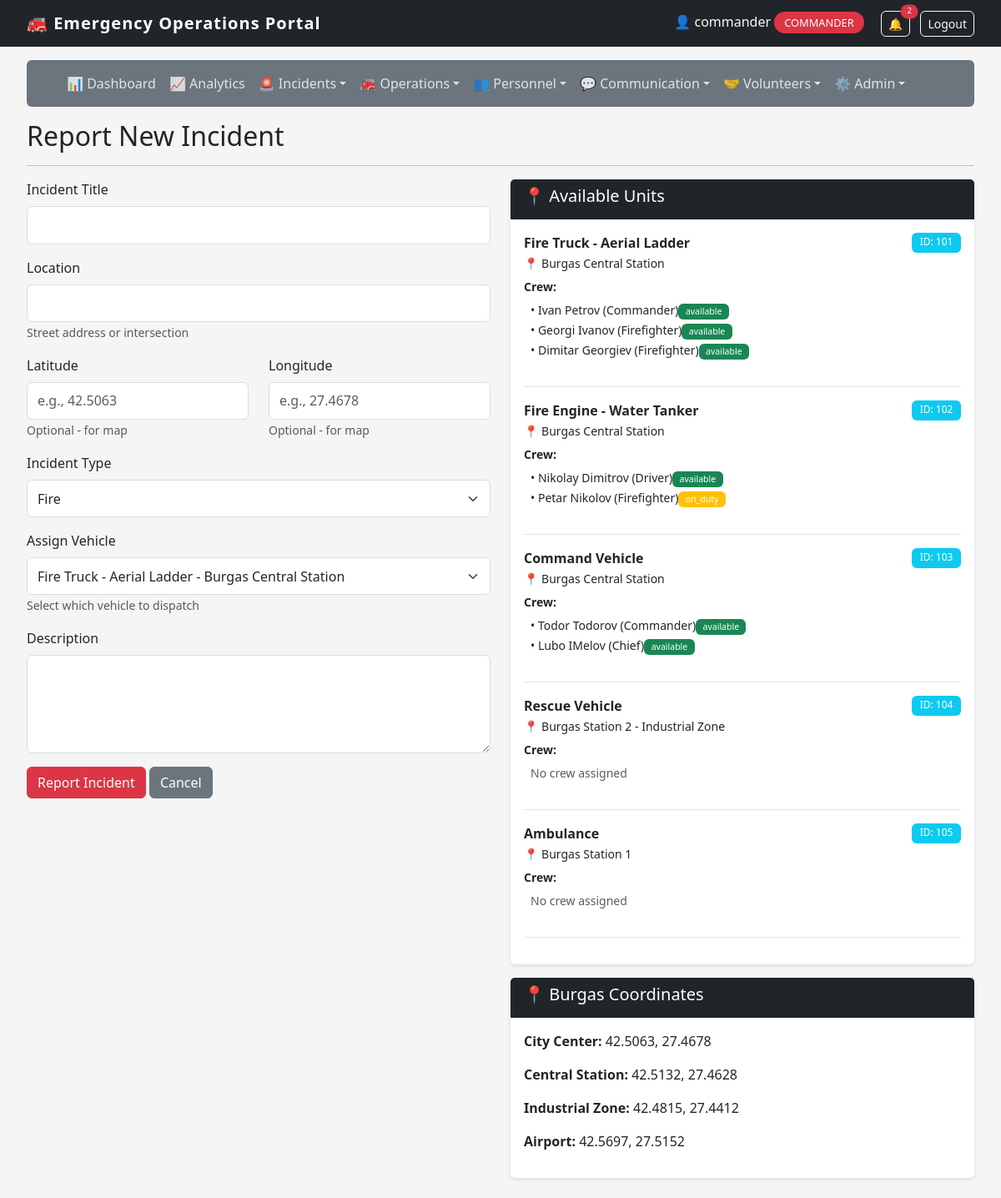
The page /staff/report_incident (signed in) on the database its author committed.
### app/models/vehicle.py (models this page shows)
class Vehicle(db.Model):
    id = db.Column(db.Integer, primary_key=True)
    type = db.Column(db.String(50))
    location = db.Column(db.String(200))
    latitude = db.Column(db.Float, nullable=True)
    longitude = db.Column(db.Float, nullable=True)
    last_updated = db.Column(db.DateTime, default=datetime.datetime.utcnow, onupdate=datetime.datetime.utcnow)
    speed = db.Column(db.Float, nullable=True)
    heading = db.Column(db.Integer, nullable=True)
    status = db.Column(db.String(20), default='station')
    station_id = db.Column(db.Integer, db.ForeignKey('fire_station.id'), nullable=True)
    current_incident_id = db.Column(db.Integer, db.ForeignKey('incident.id'), nullable=True)
    current_incident = db.relationship('Incident', foreign_keys=[current_incident_id])
    firefighters = db.relationship('Firefighter', backref='assigned_vehicle', lazy=True)

### app/models/firefighter.py (models this page shows)
class Firefighter(db.Model):
    id = db.Column(db.Integer, primary_key=True)
    name = db.Column(db.String(100), nullable=False)
    rank = db.Column(db.String(50))
    status = db.Column(db.String(20), default='available')
    vehicle_id = db.Column(db.Integer, db.ForeignKey('vehicle.id'), nullable=True)
    station_id = db.Column(db.Integer, db.ForeignKey('fire_station.id'), nullable=True)
    user_id = db.Column(db.Integer, db.ForeignKey('user_model.id'), nullable=True, unique=True)
    user = db.relationship('UserModel', foreign_keys=[user_id], backref='firefighter_profile')
    employee_id = db.Column(db.String(20), unique=True, nullable=True)
    phone = db.Column(db.String(20), nullable=True)
    hire_date = db.Column(db.DateTime, nullable=True)
    last_active = db.Column(db.DateTime, nullable=True)
    current_shift_id = db.Column(db.Integer, db.ForeignKey('shift.id'), nullable=True)
    current_shift = db.relationship('Shift', foreign_keys=[current_shift_id], back_populates='firefighter')
    shifts = db.relationship('Shift', foreign_keys='Shift.firefighter_id', back_populates='firefighter')

### app/routes/incidents.py (the view, shortened to what this page needs)
@incidents_bp.route('/staff/report_incident', methods=['GET', 'POST'])
@login_required
@role_required('dispatcher', 'commander')
def report_incident():
    form = IncidentForm()
    vehicles = Vehicle.query.all()
    form.vehicle_id.choices = [(v.id, f"{v.type} - {v.location}") for v in vehicles]
    if not form.vehicle_id.choices:
        form.vehicle_id.choices = [(0, 'No vehicles available - Import data first!')]
    return render_template('staff/incidents/report.html', form=form, vehicles=vehicles)

### app/forms/incident_forms.py
class IncidentForm(FlaskForm):
    title = StringField('Incident Title', validators=[DataRequired()])
    location = StringField('Location', validators=[DataRequired()])
    latitude = StringField('Latitude', validators=[Optional()])
    longitude = StringField('Longitude', validators=[Optional()])
    incident_type = SelectField('Incident Type',
                                choices=[('fire', 'Fire'),
                                         ('rescue', 'Rescue'),
                                         ('accident', 'Car Accident'),
                                         ('hazmat', 'Hazardous Materials'),
                                         ('other', 'Other')],
                                validators=[DataRequired()])
    description = TextAreaField('Description', validators=[DataRequired()])
    vehicle_id = SelectField('Assign Vehicle', coerce=int, validators=[DataRequired()])
    submit = SubmitField('Report Incident')

### app/utils.py (called while the page is built)
def login_required(f):
    @wraps(f)
    def decorated_function(*args, **kwargs):
        if not session.get('logged_in'):
            flash('Please login to access the staff portal.', 'warning')
            return redirect(url_for('auth.staff_login'))
        return f(*args, **kwargs)
    return decorated_function

def role_required(*roles):
    def decorator(f):
        @wraps(f)
        def decorated_function(*args, **kwargs):
            if not session.get('logged_in'):
                flash('Please login to access the staff portal.', 'warning')
                return redirect(url_for('auth.staff_login'))
            if session.get('user_role') not in roles:
                flash('Unauthorized access. This incident has been logged.', 'danger')
                return redirect(url_for('dashboard.staff_dashboard'))
            return f(*args, **kwargs)
        return decorated_function
    return decorator

### app/templates/staff/incidents/report.html (shortened to what this page needs)
{% extends "staff/base.html" %}
{% block content %}
<h2>Report New Incident</h2>
<hr>
<div class="row">
    <div class="col-md-6">
        <form method="POST">
            <div class="mb-3">{{ form.title.label(class="form-label") }}{{ form.title(class="form-control") }}</div>
            <div class="mb-3">{{ form.location.label(class="form-label") }}{{ form.location(class="form-control") }}<small class="text-muted">Street address or intersection</small></div>
            <div class="row">
                <div class="col-md-6 mb-3">{{ form.latitude.label(class="form-label") }}{{ form.latitude(class="form-control", placeholder="e.g., 42.5063") }}<small class="text-muted">Optional - for map</small></div>
                <div class="col-md-6 mb-3">{{ form.longitude.label(class="form-label") }}{{ form.longitude(class="form-control", placeholder="e.g., 27.4678") }}<small class="text-muted">Optional - for map</small></div>
            </div>
            <div class="mb-3">{{ form.incident_type.label(class="form-label") }}{{ form.incident_type(class="form-select") }}</div>
            <div class="mb-3">{{ form.vehicle_id.label(class="form-label") }}{{ form.vehicle_id(class="form-select") }}<small class="text-muted">Select which vehicle to dispatch</small></div>
            <div class="mb-3">{{ form.description.label(class="form-label") }}{{ form.description(class="form-control", rows=4) }}</div>
            {{ form.submit(class="btn btn-danger") }}
            <a href="{{ url_for('incidents.list_incidents') }}" class="btn btn-secondary">Cancel</a>
        </form>
    </div>
    <div class="col-md-6">
        <div class="card mb-3"><div class="card-header bg-dark text-white"><h5>📍 Available Units</h5></div><div class="card-body">
            {% if vehicles %}{% for vehicle in vehicles %}
            <div class="border-bottom mb-3 pb-3">
                <div class="d-flex justify-content-between"><strong>{{ vehicle.type }}</strong><span class="badge bg-info">ID: {{ vehicle.id }}</span></div>
                <p class="mb-1"><small>📍 {{ vehicle.location }}</small></p>
                <p class="mb-1"><small><strong>Crew:</strong></small></p>
                {% if vehicle.firefighters %}<ul class="list-unstyled ms-2">{% for f in vehicle.firefighters %}<li><small>• {{ f.name }} ({{ f.rank }})<span class="badge {% if f.status == 'available' %}bg-success{% else %}bg-warning{% endif %}">{{ f.status }}</span></small></li>{% endfor %}</ul>{% else %}<p class="text-muted ms-2"><small>No crew assigned</small></p>{% endif %}
            </div>{% endfor %}{% else %}<p class="text-muted">No vehicles available. <a href="{{ url_for('personnel.import_data') }}">Import data first</a>.</p>{% endif %}
        </div></div>
        <div class="card"><div class="card-header bg-dark text-white"><h5>📍 Burgas Coordinates</h5></div><div class="card-body"><p><strong>City Center:</strong> 42.5063, 27.4678</p><p><strong>Central Station:</strong> 42.5132, 27.4628</p><p><strong>Industrial Zone:</strong> 42.4815, 27.4412</p><p><strong>Airport:</strong> 42.5697, 27.5152</p></div></div>
    </div>
</div>
{% endblock %}

### app/templates/staff/base.html (shortened to what this page needs)
<!DOCTYPE html>
<html lang="en">
<head>
    <link href="https://cdn.jsdelivr.net/npm/bootstrap@5.3.0/dist/css/bootstrap.min.css" rel="stylesheet">
    <link rel="stylesheet" href="{{ url_for('static', filename='css/main.css') }}">
    <link rel="stylesheet" href="{{ url_for('static', filename='css/responsive.css') }}">
    <link rel="stylesheet" href="{{ url_for('static', filename='css/theme.css') }}">
</head>
<body class="loading">
    <nav class="navbar navbar-dark bg-dark">
        <div class="container-fluid">
            <a class="navbar-brand" href="{{ url_for('dashboard.staff_dashboard') }}">
                🚒 Emergency Operations Portal
            </a>
            <div>
                {% if session.logged_in %}
                    <span class="text-light me-3">
                        👤 {{ session.user_name }}
                        <span class="role-badge">{{ session.user_role }}</span>
                    </span>
                    <a href="{{ url_for('notifications.view_notifications') }}" class="btn btn-outline-light btn-sm position-relative me-2">
                        🔔
                        <span id="notification-badge" class="position-absolute top-0 start-100 translate-middle badge rounded-pill bg-danger" style="display: none; font-size: 0.6rem;">0</span>
                    </a>
                    <a href="{{ url_for('auth.staff_logout') }}" class="btn btn-outline-light btn-sm">Logout</a>
                {% endif %}
            </div>
        </div>
    </nav>
    <div class="container-fluid mt-3">
        {% if session.logged_in and session.user_role in ['dispatcher', 'commander', 'firefighter'] %}
        <div class="row mb-3">
            <div class="col">
                <nav class="navbar navbar-expand-lg navbar-dark bg-secondary rounded p-2">
                    <div class="container-fluid">
                        <div class="collapse navbar-collapse" id="staffNavbar">
                            <ul class="navbar-nav me-auto">
                                <li class="nav-item">
                                    <a class="nav-link" href="{{ url_for('dashboard.dynamic_dashboard') }}">📊 Dashboard</a>
                                </li>
                                {% if session.user_role == 'commander' %}
                                <li class="nav-item">
                                    <a class="nav-link" href="{{ url_for('dashboard.analytics_dashboard') }}">📈 Analytics</a>
                                </li>
                                {% endif %}
                                <li class="nav-item dropdown">
                                    <a class="nav-link dropdown-toggle" href="#" role="button" data-bs-toggle="dropdown">🚨 Incidents</a>
                                </li>
                                {% if session.user_role in ['dispatcher', 'commander'] %}
                                <li class="nav-item dropdown">
                                    <a class="nav-link dropdown-toggle" href="#" role="button" data-bs-toggle="dropdown">🚒 Operations</a>
                                </li>
                                {% endif %}
                                {% if session.user_role in ['dispatcher', 'commander'] %}
                                <li class="nav-item dropdown">
                                    <a class="nav-link dropdown-toggle" href="#" role="button" data-bs-toggle="dropdown">👥 Personnel</a>
                                </li>
                                {% endif %}
                                <li class="nav-item dropdown">
                                    <a class="nav-link dropdown-toggle" href="#" role="button" data-bs-toggle="dropdown">💬 Communication</a>
                                </li>
                                {% if session.user_role in ['commander', 'dispatcher'] %}
                                <li class="nav-item dropdown">
                                    <a class="nav-link dropdown-toggle" href="#" role="button" data-bs-toggle="dropdown">🤝 Volunteers</a>
                                </li>
                                {% endif %}
                                {% if session.user_role == 'commander' %}
                                <li class="nav-item dropdown">
                                    <a class="nav-link dropdown-toggle" href="#" role="button" data-bs-toggle="dropdown">⚙️ Admin</a>
                                </li>
                                {% endif %}
                            </ul>
                        </div>
                    </div>
                </nav>
            </div>
        </div>
        {% endif %}
        <div class="row">
            <div class="col">
                {% block content %}{% endblock %}
            </div>
        </div>
    </div>
</body>
</html>

### app/static/css/main.css (style rules this page uses)
body { background: #f5f5f5; font-family: 'Segoe UI', Tahoma, Geneva, Verdana, sans-serif; }
.navbar-brand { font-weight: bold; letter-spacing: 1px; }
.role-badge { background: #dc3545; color: white; padding: 4px 12px; border-radius: 20px; font-size: 0.8rem; text-transform: uppercase; }
.navbar-nav .nav-link { color: rgba(255, 255, 255, 0.8); }
.card { border: none; box-shadow: 0 2px 4px rgba(0, 0, 0, 0.1); margin-bottom: 1.5rem; }
.card-header { border-bottom: none; }
.btn { border-radius: 6px; font-weight: 500; transition: all 0.2s; }
.form-control, .form-select { border-radius: 6px; border: 1px solid #ddd; padding: 0.6rem 0.75rem; }
.badge { font-weight: 500; padding: 0.4em 0.8em; }

### app/static/css/responsive.css (style rules this page uses)
@media (min-width: 992px) { .container-fluid { padding-left: 2rem; padding-right: 2rem; } }

### app/static/css/theme.css (style rules this page uses)
:root { --primary-color: #dc3545; --secondary-color: #6c757d; --success-color: #28a745; --info-color: #17a2b8; --warning-color: #ffc107; --danger-color: #dc3545; --dark-color: #343a40; --light-color: #f8f9fa; --spacing-xs: 0.25rem; --spacing-sm: 0.5rem; --spacing-md: 1rem; --spacing-lg: 1.5rem; --spacing-xl: 2rem; --border-radius: 8px; --border-radius-sm: 4px; --border-radius-lg: 12px; --shadow-sm: 0 2px 4px rgba(0, 0, 0, 0.1); --shadow-md: 0 4px 8px rgba(0, 0, 0, 0.1); --shadow-lg: 0 8px 16px rgba(0, 0, 0, 0.1); }

### rows shown on the page
Vehicle: type "Fire Truck - Aerial Ladder", id "101", location "Burgas Central Station"
Firefighter: name "Ivan Petrov", rank "Commander", status "available"
Firefighter: name "Georgi Ivanov", rank "Firefighter", status "available"
Firefighter: name "Dimitar Georgiev", rank "Firefighter", status "available"
Vehicle: type "Fire Engine - Water Tanker", id "102", location "Burgas Central Station"
Firefighter: name "Nikolay Dimitrov", rank "Driver", status "available"
Firefighter: name "Petar Nikolov", rank "Firefighter", status "on_duty"
Vehicle: type "Command Vehicle", id "103", location "Burgas Central Station"
Firefighter: name "Todor Todorov", rank "Commander", status "available"
Firefighter: name "Lubo IMelov", rank "Chief", status "available"
Vehicle: type "Rescue Vehicle", id "104", location "Burgas Station 2 - Industrial Zone", shows "No crew assigned"
Vehicle: type "Ambulance", id "105", location "Burgas Station 1", shows "No crew assigned"

### other values the page prints
{{ session.user_name }} "commander"
{{ session.user_role }} "COMMANDER"
